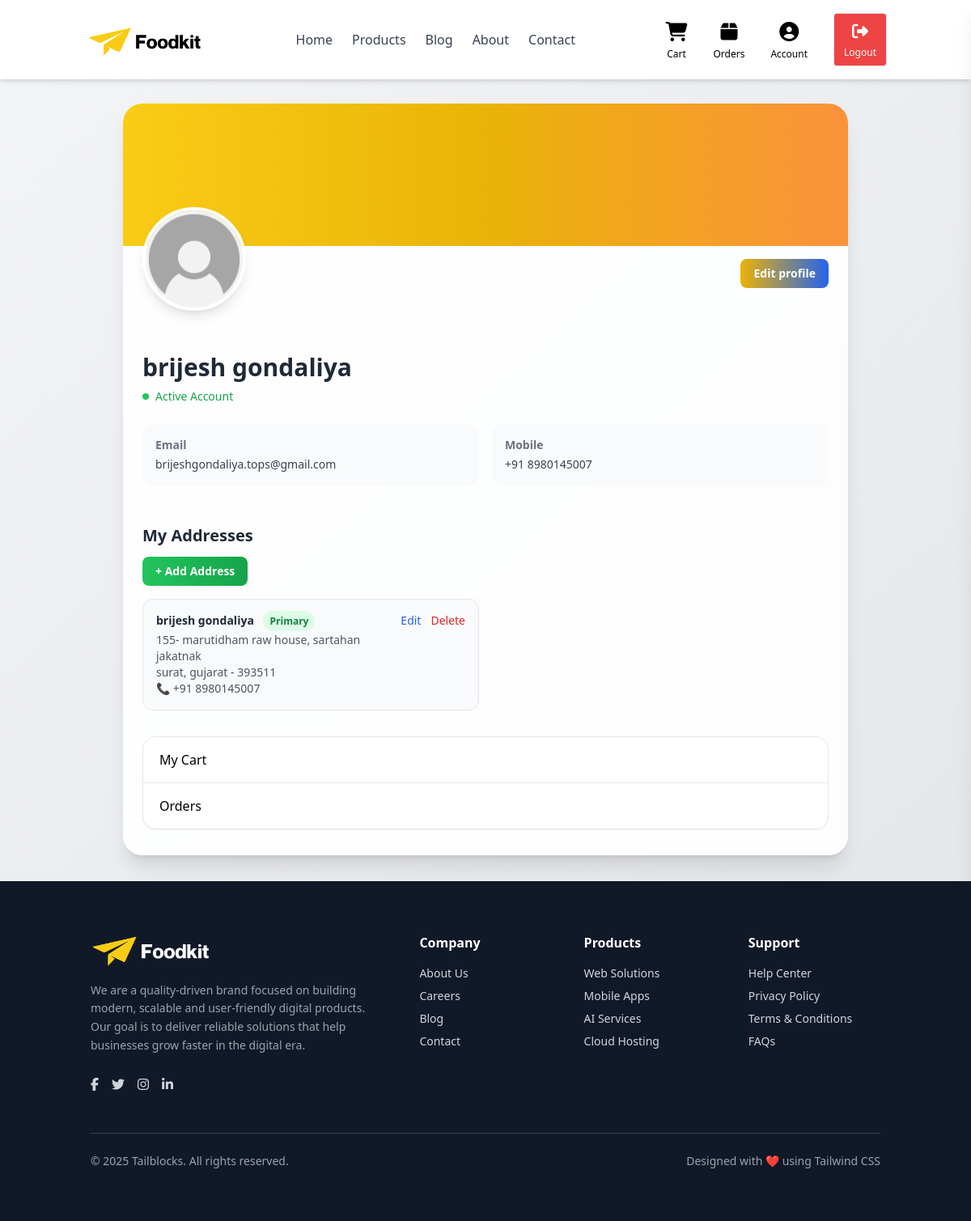
The app's page /profile/ (signed in), older data.
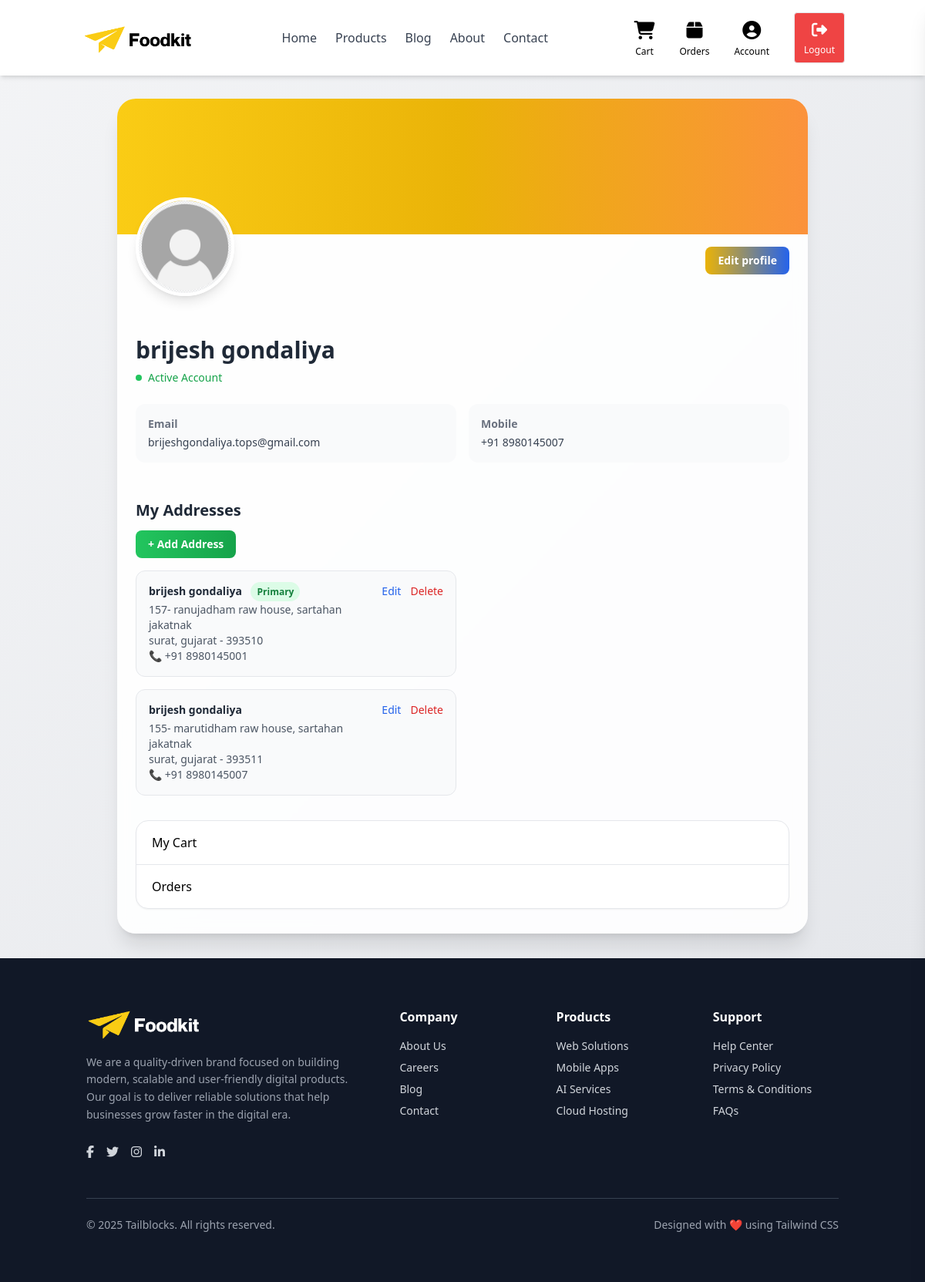
The same page, newer data.
### apps/store/models.py (models this page shows, shortened)
class Address(BaseModel):
    user = models.ForeignKey(User,
        on_delete=models.CASCADE,
        related_name="addresses"
    )
    full_name = models.CharField(max_length=150)
    phone = models.CharField(max_length=15)
    address_line1 = models.CharField(max_length=255)
    address_line2 = models.CharField(max_length=255, blank=True, null=True)
    city = models.CharField(max_length=100)
    state = models.CharField(max_length=100)
    pincode = models.CharField(max_length=10)
    is_primary = models.BooleanField(default=False)
    created_at = models.DateTimeField(auto_now_add=True)

### apps/store/views.py (the view)
# urls.py: path("profile/", profile, name="profile"),
@login_required
def profile(request):
    user_id = request.session["user_id"]
    get_user = User.objects.get(id=user_id)
    addresses = Address.objects.filter(user=user_id).order_by("-is_primary", "-id")
    context = {
        'user':get_user,
        "addresses": addresses
    }
    return render(request, "store/profile.html", context)

### apps/store/views.py (called while the page is built)
def login_required(view_func):
    @wraps(view_func)
    def wrapper(request, *args, **kwargs):
        if request.session.get('user_id'):
            return view_func(request, *args, **kwargs)
        messages.warning(request, "Please log in to continue.")
        return redirect('signin')
    return wrapper

### apps/store/templates/store/profile.html (shortened to what the changed rows need)
{% extends 'store/base.html' %}
{% block body %}
<div class="bg-gradient-to-br from-gray-100 to-gray-200 flex items-center justify-center pt-32 pb-8 px-4">
  <div class="bg-white/90 backdrop-blur shadow-xl rounded-3xl w-full max-w-4xl overflow-hidden">
    <div class="relative px-6 pb-8">
      <div class="mt-20">
        <h2 class="text-3xl font-bold text-gray-800">
          {{ user.first_name }} {{ user.last_name }}
        </h2>
      </div>
      <div class="mt-6 grid sm:grid-cols-2 gap-4 text-sm text-gray-700">
        <div class="mt-8">
          {% if addresses %}
          <div class="space-y-4">
            {% for address in addresses %}
            <div class="border rounded-xl p-4 bg-gray-50 flex justify-between items-start">
              <div>
                <p class="font-semibold text-gray-800">
                  {{ address.full_name }}
                  {% if address.is_primary %}
                  <span class="ml-2 text-xs bg-green-100 text-green-700 px-2 py-1 rounded-full">
                    Primary
                  </span>
                  {% endif %}
                </p>
                <p class="text-sm text-gray-600 mt-1">
                  {{ address.address_line1 }}, {{ address.address_line2 }}
                </p>
                <p class="text-sm text-gray-600">
                  {{ address.city }}, {{ address.state }} - {{ address.pincode }}
                </p>
                <p class="text-sm text-gray-600">
                  📞 {{ address.phone }}
                </p>
              </div>
              <div class="flex gap-3">
                <a href="{% url 'edit_address' address.id %}" class="text-blue-600 text-sm hover:underline">
                  Edit
                </a>
                <a href="{% url 'delete_address' address.id %}" class="text-red-600 text-sm hover:underline">
                  Delete
                </a>
              </div>
            </div>
            {% endfor %}
          </div>
          {% else %}
          <p class="text-sm text-gray-500">No address added yet.</p>
          {% endif %}
        </div>
      </div>
    </div>
  </div>
</div>
{% endblock %}

Row changes from the older to the newer data that the page shows:
added Address: full_name "brijesh gondaliya", is_primary "Primary", address_line1 "157- ranujadham raw house", address_line2 "sartahan jakatnak", city "surat", state "gujarat", pincode "393510", phone "+91 8980145001"
changed Address "155- marutidham raw house": no longer shows "Primary"
